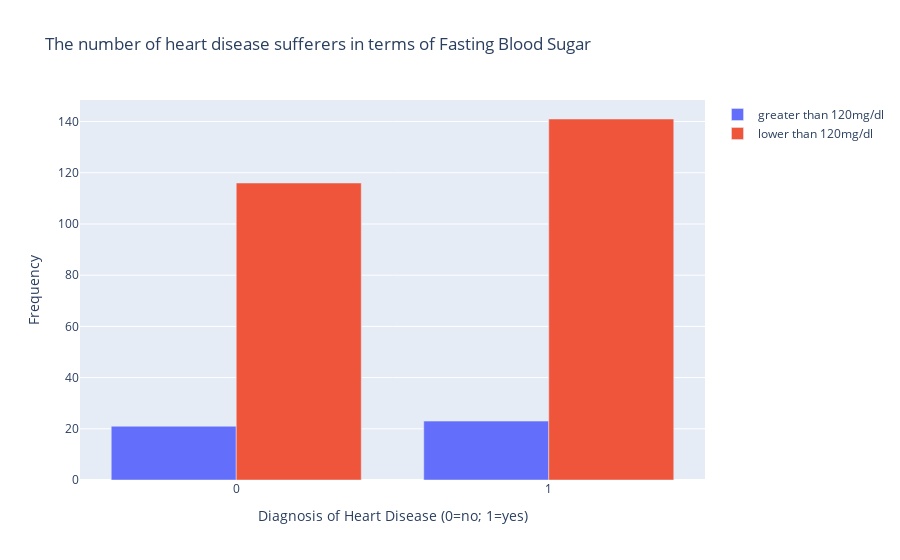

This figure's notebook cell:
### Code cell
plot_discrete('fasting_blood_sugar', 'Fasting Blood Sugar')

### Figure 1 — Plotly figure (JSON) as saved in the notebook; plotly's stock layout.template omitted (floating-point values rounded to 4 significant figures)
{"data": [{"y": [21, 23], "x": [0, 1], "type": "bar", "name": "greater than 120mg/dl"}, {"y": [116, 141], "x": [0, 1], "type": "bar", "name": "lower than 120mg/dl"}], "layout": {"barmode": "group", "yaxis": {"title": {"text": "Frequency"}}, "xaxis": {"title": {"text": "Diagnosis of Heart Disease (0=no; 1=yes)"}}, "title": {"text": "The number of heart disease sufferers in terms of Fasting Blood Sugar"}}}
